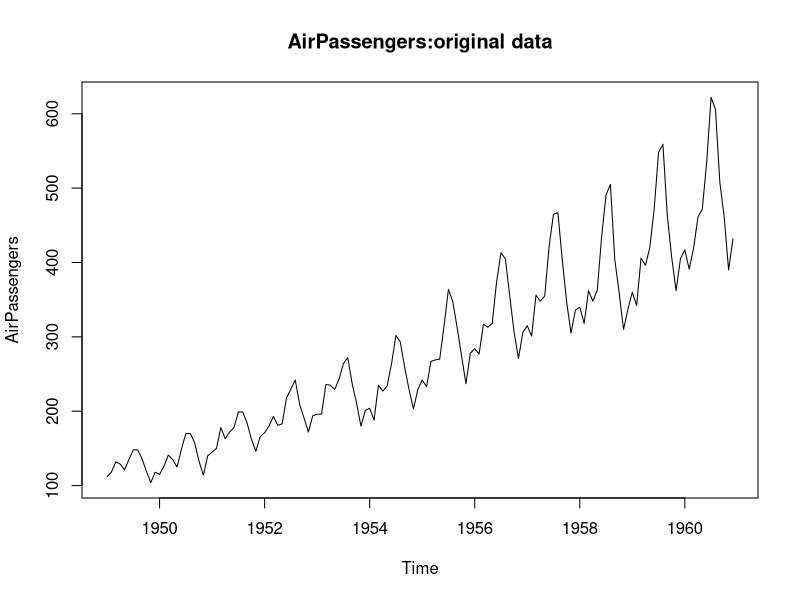
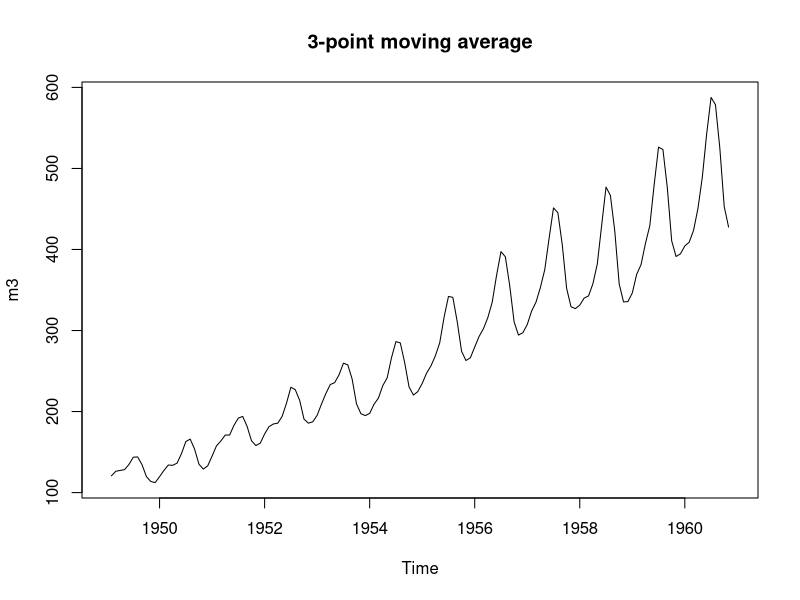
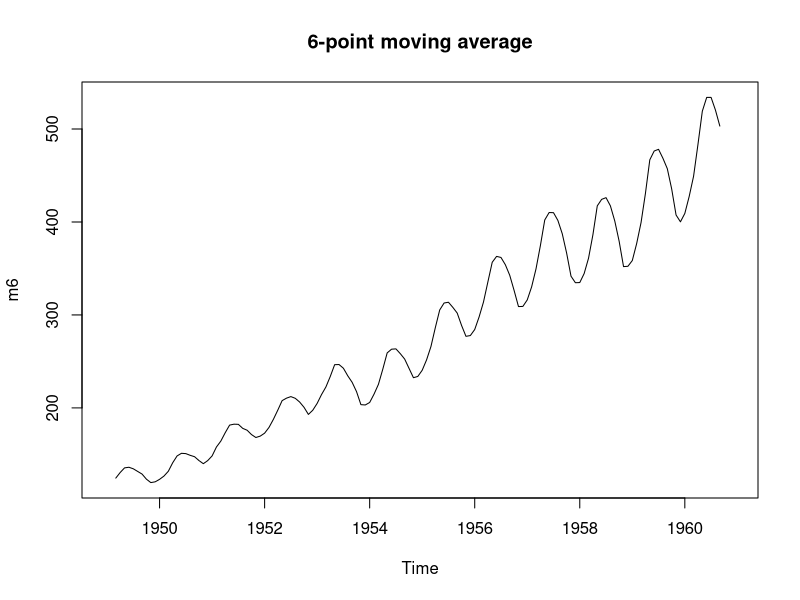
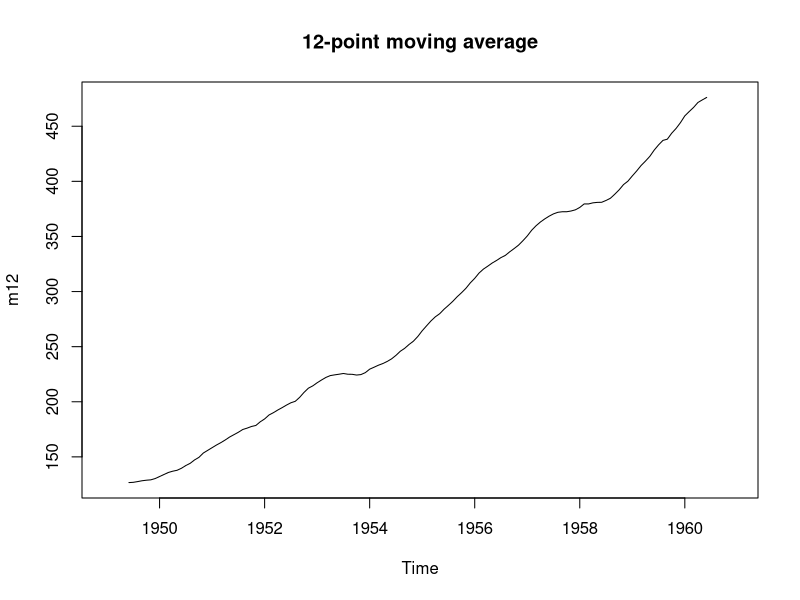
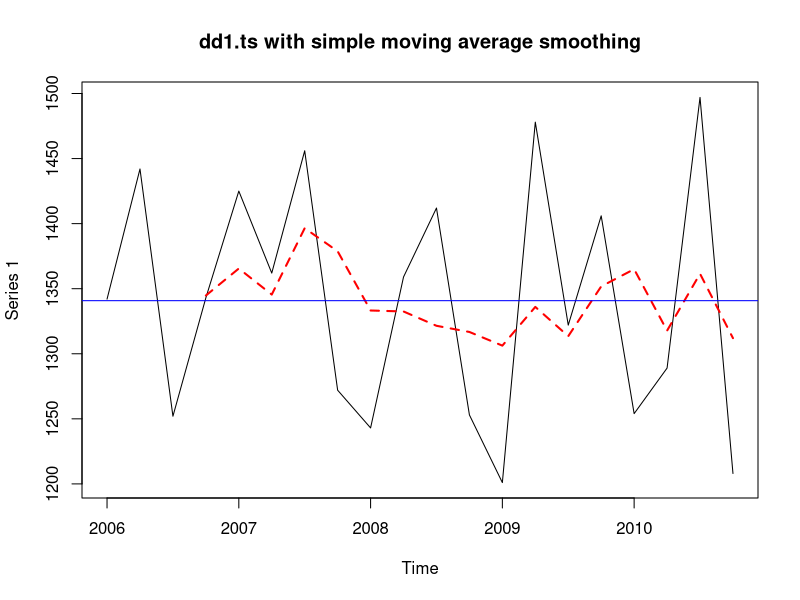

Write R code to recreate these figures, in order. (Note: this script raises an error after producing the figures.)
## ---- chunk 1
knitr::opts_chunk$set(echo = TRUE)
## ---- chunk 2
data("AirPassengers")
m3=filter(AirPassengers, filter=rep(1/3,3))
m6=filter(AirPassengers, filter=rep(1/6,6))
m12=filter(AirPassengers, filter=rep(1/12,12))

plot(AirPassengers, main="AirPassengers:original data")
plot(m3, main="3-point moving average")
plot(m6, main="6-point moving average")
plot(m12, main="12-point moving average")

## ---- chunk 3
dd1=matrix(c(1342,1442,1252,1343,1425,1362,1456,1272,1243,1359,1412,1253,1201,1478,1322,1406,1254,1289,1497,1208))
dd1.ts = ts(data=dd1, start=c(2006,1), frequency=4)
dd1.ts

ff=filter(dd1.ts, filter=rep(1,4)/4, method="convolution", sides=1)
plot(dd1.ts, main="dd1.ts with simple moving average smoothing")
lines(ff, col="red",lty=2, lwd=2)
abline(h=mean(dd1),col="blue")

 res=ff[-1:-3,]-dd1.ts[-1:-3,]#remove first thrre values which are not able to be predicted.

tsdisplay(res, main="Residuals by MA(4) for dd1")
Box.test(res, type="Box-Pierce")
## ---- chunk 4
ff1 = filter(dd1.ts, filter=rep(1,3)/3,method="convolution",sides=1)

ff2=filter(ff1, filter=rep(1,3)/3, method="convolution", sides=1)
plot(dd1.ts, main="dd1.ts with simple moving average smoothing")
lines(ff2,col="red",lty=2,lwd=2)
abline(h=mean(dd1),col="blue")
## ---- chunk 5
res=ff2[-1:-3,]-dd1.ts[-1:-3,]
tsdisplay(res, main="residuals by double MA smoothing")
## ---- chunk 6
mm1=ma(dd1.ts, order=4, centre=F) #MA(4) without a center
mm3=ma(dd1.ts, order=3, centre =T) #MA(3) with a center
mm4=ma(mm3, order=3, centre =T) #double MA(3) with a center

res3=mm4-dd1.ts
Box.test(res3)

plot(forecast(mm1, h=2),main="forecast simple MA")#forecast
plot(forecast(mm4,h=2),main ="forecast simple MA")#forecast

f1=forecast(mm1,h=1)
f1

f4=forecast(mm4,h=1)
f4

accuracy(f1)
accuracy(f4)
## ---- chunk 7

ho=HoltWinters(dd1.ts, alpha=0.1, beta=F, gamma=F)#exponential smoothing#(beta=F, gamma=F): no trend and no seasonal effect
ho
ho$fitted #fiiting value
plot(ho)
## ---- chunk 8
ha=HoltWinters(dd1.ts,beta=F,gamma=F) #exponential smoothing
ha
ha$fitted #fiiting value
plot(ha) #the red line is the fitted value
## ---- chunk 9
fa=forecast(ha)
tsdisplay(fa$residual)

## ---- chunk 10
Box.test(fa$residual,type="Box-Pierce")# 독립성 있다
## ---- chunk 11
hist(fa$residuals, 10 , probability=T, col="light blue",xlab="Time",ylab="residuals",main="Histogram of Residuals")
points(density(fa$residuals[-1],bw=30),type='l',col="red",lwd=2)
title("\n \n - simple exponential smoothing")
## ---- chunk 12
fa=forecast(ha,h=4) #forecasting four time points #h=counts of points
fa
accuracy(fa)

plot(forecast(ha,h=4))#shows 80%, 95% significant level for forecasting
lines(fa$fitted, col="red", lty=2, lwd=2)

plot(forecast(ha, h=4, fan=T))# sows 51-99% siginificant lelvel for forecasting
lines(fa$fitted, col="red", lty=2,wd=2)
